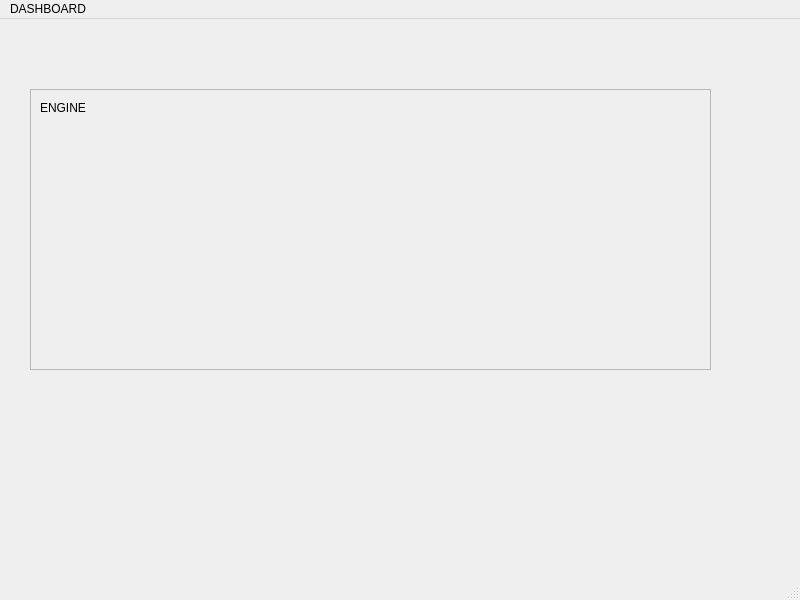
<?xml version="1.0" encoding="UTF-8"?>
<ui version="4.0">
 <class>DashBoard</class>
 <widget class="QMainWindow" name="DashBoard">
  <property name="geometry">
   <rect>
    <x>0</x>
    <y>0</y>
    <width>800</width>
    <height>600</height>
   </rect>
  </property>
  <property name="windowTitle">
   <string>MainWindow</string>
  </property>
  <widget class="QWidget" name="centralwidget">
   <widget class="QFrame" name="engine_frame">
    <property name="geometry">
     <rect>
      <x>30</x>
      <y>70</y>
      <width>681</width>
      <height>281</height>
     </rect>
    </property>
    <property name="frameShape">
     <enum>QFrame::StyledPanel</enum>
    </property>
    <property name="frameShadow">
     <enum>QFrame::Raised</enum>
    </property>
    <widget class="QLabel" name="label_2">
     <property name="geometry">
      <rect>
       <x>10</x>
       <y>10</y>
       <width>52</width>
       <height>18</height>
      </rect>
     </property>
     <property name="text">
      <string>ENGINE</string>
     </property>
    </widget>
    <widget class="VehicleGauge" name="vehicle_gauge" native="true">
     <property name="geometry">
      <rect>
       <x>20</x>
       <y>40</y>
       <width>200</width>
       <height>200</height>
      </rect>
     </property>
     <property name="minimumSize">
      <size>
       <width>200</width>
       <height>200</height>
      </size>
     </property>
     <property name="cursor">
      <cursorShape>SizeVerCursor</cursorShape>
     </property>
    </widget>
   </widget>
  </widget>
  <widget class="QMenuBar" name="menubar">
   <property name="geometry">
    <rect>
     <x>0</x>
     <y>0</y>
     <width>800</width>
     <height>23</height>
    </rect>
   </property>
   <widget class="QMenu" name="menuDASHBOARD">
    <property name="title">
     <string>DASHBOARD</string>
    </property>
   </widget>
   <addaction name="menuDASHBOARD"/>
  </widget>
  <widget class="QStatusBar" name="statusbar"/>
 </widget>
 <customwidgets>
  <customwidget>
   <class>VehicleGauge</class>
   <extends>QWidget</extends>
   <header>vehicle_gauge_widget.h</header>
   <container>1</container>
  </customwidget>
 </customwidgets>
 <resources/>
 <connections/>
</ui>
